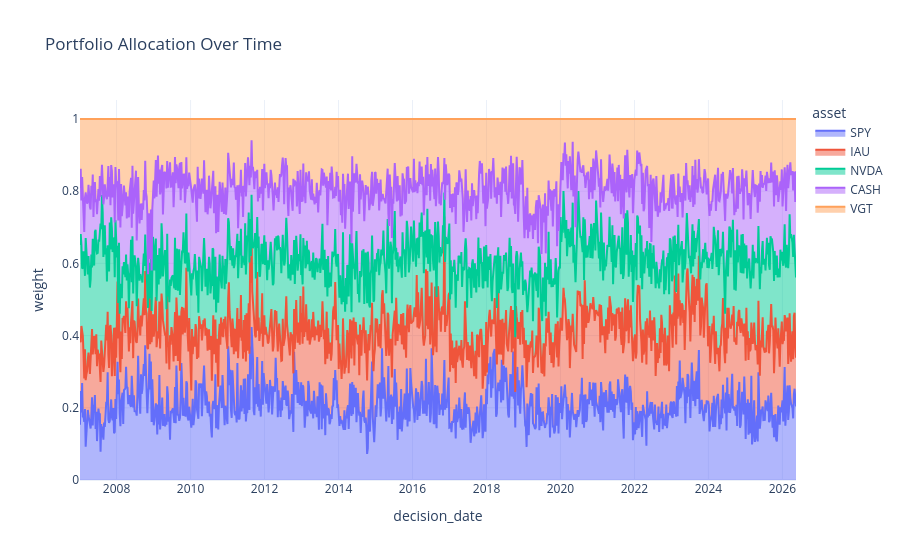

The notebook cell saved with this chart:
### Code cell
allocation_fig = build_allocation_figure(result, top_n=5)
allocation_fig.show()

### Figure 1 — Plotly figure (JSON) as saved in the notebook; plotly's stock layout.template omitted (floating-point values rounded to 4 significant figures; data arrays with more than 128 entries replaced by an {"elided": "..."} marker saying what was removed)
{"data": [{"fillpattern": {"shape": ""}, "hovertemplate": "asset=SPY<br>decision_date=%{x}<br>weight=%{y}<extra></extra>", "legendgroup": "SPY", "line": {"color": "#636efa"}, "marker": {"symbol": "circle"}, "mode": "lines", "name": "SPY", "orientation": "v", "showlegend": true, "stackgroup": "1", "type": "scatter", "x": {"elided": "977 str values"}, "xaxis": "x", "y": {"elided": "977 float values"}, "yaxis": "y"}, {"fillpattern": {"shape": ""}, "hovertemplate": "asset=IAU<br>decision_date=%{x}<br>weight=%{y}<extra></extra>", "legendgroup": "IAU", "line": {"color": "#EF553B"}, "marker": {"symbol": "circle"}, "mode": "lines", "name": "IAU", "orientation": "v", "showlegend": true, "stackgroup": "1", "type": "scatter", "x": {"elided": "977 str values"}, "xaxis": "x", "y": {"elided": "977 float values"}, "yaxis": "y"}, {"fillpattern": {"shape": ""}, "hovertemplate": "asset=NVDA<br>decision_date=%{x}<br>weight=%{y}<extra></extra>", "legendgroup": "NVDA", "line": {"color": "#00cc96"}, "marker": {"symbol": "circle"}, "mode": "lines", "name": "NVDA", "orientation": "v", "showlegend": true, "stackgroup": "1", "type": "scatter", "x": {"elided": "977 str values"}, "xaxis": "x", "y": {"elided": "977 float values"}, "yaxis": "y"}, {"fillpattern": {"shape": ""}, "hovertemplate": "asset=CASH<br>decision_date=%{x}<br>weight=%{y}<extra></extra>", "legendgroup": "CASH", "line": {"color": "#ab63fa"}, "marker": {"symbol": "circle"}, "mode": "lines", "name": "CASH", "orientation": "v", "showlegend": true, "stackgroup": "1", "type": "scatter", "x": {"elided": "977 str values"}, "xaxis": "x", "y": {"elided": "977 float values"}, "yaxis": "y"}, {"fillpattern": {"shape": ""}, "hovertemplate": "asset=VGT<br>decision_date=%{x}<br>weight=%{y}<extra></extra>", "legendgroup": "VGT", "line": {"color": "#FFA15A"}, "marker": {"symbol": "circle"}, "mode": "lines", "name": "VGT", "orientation": "v", "showlegend": true, "stackgroup": "1", "type": "scatter", "x": {"elided": "977 str values"}, "xaxis": "x", "y": {"elided": "977 float values"}, "yaxis": "y"}], "layout": {"legend": {"title": {"text": "asset"}, "tracegroupgap": 0}, "title": {"text": "Portfolio Allocation Over Time"}, "xaxis": {"anchor": "y", "domain": [0, 1], "title": {"text": "decision_date"}}, "yaxis": {"anchor": "x", "domain": [0, 1], "title": {"text": "weight"}}}}
